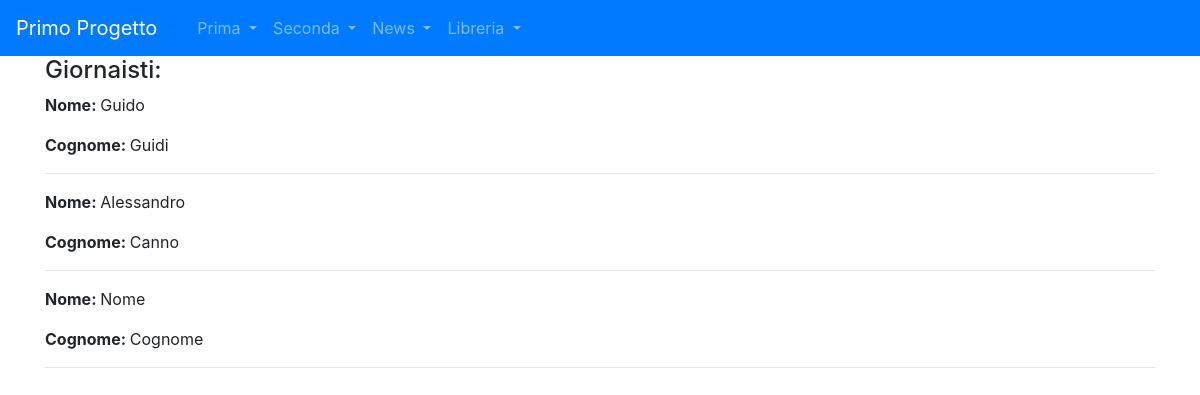
Page /news/lista_giornalisti/ on the committed database.
### news/models.py (models this page shows)
class Giornalista (models.Model):
    nome = models.CharField (max_length = 20)
    cognome = models.CharField (max_length = 20)
    class Meta:
        verbose_name="Giornalista"
        verbose_name_plural="Giornalisti"

### news/views.py (the view)
# urls.py: path("lista_giornalisti/", GiornalistaListView.as_view(), name="lista_giornalisti"),
class GiornalistaListView(ListView):
    model = Giornalista
    template_name = "lista_giornalisti.html"
    def get_context_data(self, **kwargs):
        context = super().get_context_data(**kwargs)
        context["giornalisti"] = Giornalista.objects.all()
        return context

### news/templates/lista_giornalisti.html (shortened to what this page needs)
{% extends 'base.html' %}
{% block content %}
   <h4>Giornaisti:</h4>
    {% for giornalista in giornalisti %}
        <p><strong>Nome: </strong>{{ giornalista.nome }}</p>
        <p><strong>Cognome: </strong>{{ giornalista.cognome }}</p>
        <hr>
    {% endfor %}
{% endblock content %}

### rows in the picture
Giornalista: nome "Guido", cognome "Guidi"
Giornalista: nome "Alessandro", cognome "Canno"
Giornalista: nome "Nome", cognome "Cognome"
